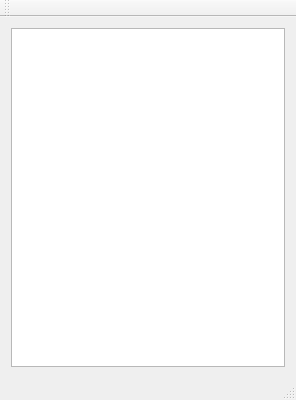
<?xml version="1.0" encoding="UTF-8"?>
<ui version="4.0">
 <class>dummytcpserverClass</class>
 <widget class="QMainWindow" name="dummytcpserverClass">
  <property name="geometry">
   <rect>
    <x>0</x>
    <y>0</y>
    <width>296</width>
    <height>400</height>
   </rect>
  </property>
  <property name="windowTitle">
   <string>dummytcpserver</string>
  </property>
  <widget class="QWidget" name="centralWidget">
   <layout class="QVBoxLayout" name="verticalLayout">
    <item>
     <widget class="QPlainTextEdit" name="plainTextEdit">
      <property name="readOnly">
       <bool>true</bool>
      </property>
     </widget>
    </item>
   </layout>
  </widget>
  <widget class="QMenuBar" name="menuBar">
   <property name="geometry">
    <rect>
     <x>0</x>
     <y>0</y>
     <width>296</width>
     <height>21</height>
    </rect>
   </property>
  </widget>
  <widget class="QToolBar" name="mainToolBar">
   <attribute name="toolBarArea">
    <enum>TopToolBarArea</enum>
   </attribute>
   <attribute name="toolBarBreak">
    <bool>false</bool>
   </attribute>
  </widget>
  <widget class="QStatusBar" name="statusBar"/>
 </widget>
 <layoutdefault spacing="6" margin="11"/>
 <resources>
  <include location="dummytcpserver.qrc"/>
 </resources>
 <connections/>
</ui>
